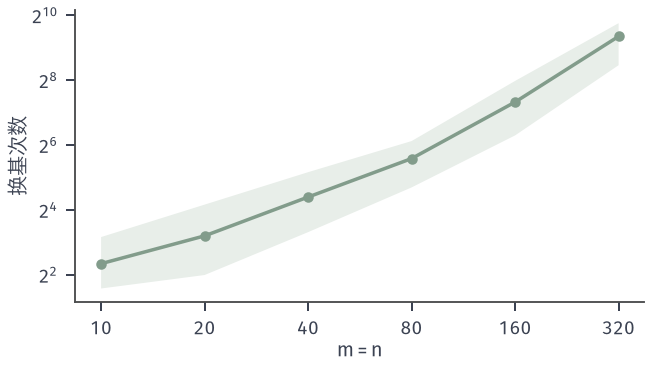

Python code for this plot:
from pathlib import Path
import sys
sys.path.insert(0, str(Path(__file__).resolve().parents[1]/"simplex-common"))
from lp_plot import *

# Experiment on one random model: max c'x, Ax<=b, A,c uniform on (0,1), b=1, m=n; Dantzig tableau, 30 seeds.
def pivots(m,n,seed):
    r=np.random.default_rng(seed);A=r.uniform(size=(m,n));c=r.uniform(size=n);b=np.ones(m)
    T=np.hstack([A,np.eye(m),b[:,None]]);z=np.concatenate([-c,np.zeros(m+1)]);k=0
    while True:
        j=int(np.argmin(z[:-1]))
        if z[j]>-1e-10: return k
        col=T[:,j];mask=col>1e-10
        ratios=np.where(mask,T[:,-1]/np.where(mask,col,1),np.inf);i=int(np.argmin(ratios))
        T[i]/=T[i,j]
        T-=np.outer(T[:,j]*(np.arange(m)!=i),T[i]);z-=z[j]*T[i];k+=1
Ms=[10,20,40,80,160,320]
mean=[];lo=[];hi=[]
for m in Ms:
    v=[pivots(m,m,s) for s in range(30)];mean.append(np.mean(v));lo.append(np.min(v));hi.append(np.max(v))
fig,ax=figure(width_mm=92,height_mm=52)
ax.fill_between(Ms,lo,hi,facecolor=GREEN_FILL,edgecolor='none',zorder=1)
ax.plot(Ms,mean,'-o',color=GREEN,lw=1.4,ms=3.2,zorder=3)
ax.set_xscale('log',base=2);ax.set_yscale('log',base=2);ax.set_xticks(Ms);ax.set_xticklabels([str(m) for m in Ms]);ax.minorticks_off()
ax.set_xlabel('$m=n$',labelpad=1);ax.set_ylabel('换基次数',labelpad=1)
save(fig,Path(__file__).resolve().parent,'figure',{'model':'A,c~U(0,1), b=1, m=n','seeds':30,'mean':mean,'min':[int(v) for v in lo],'max':[int(v) for v in hi],})
print(mean,lo,hi)
